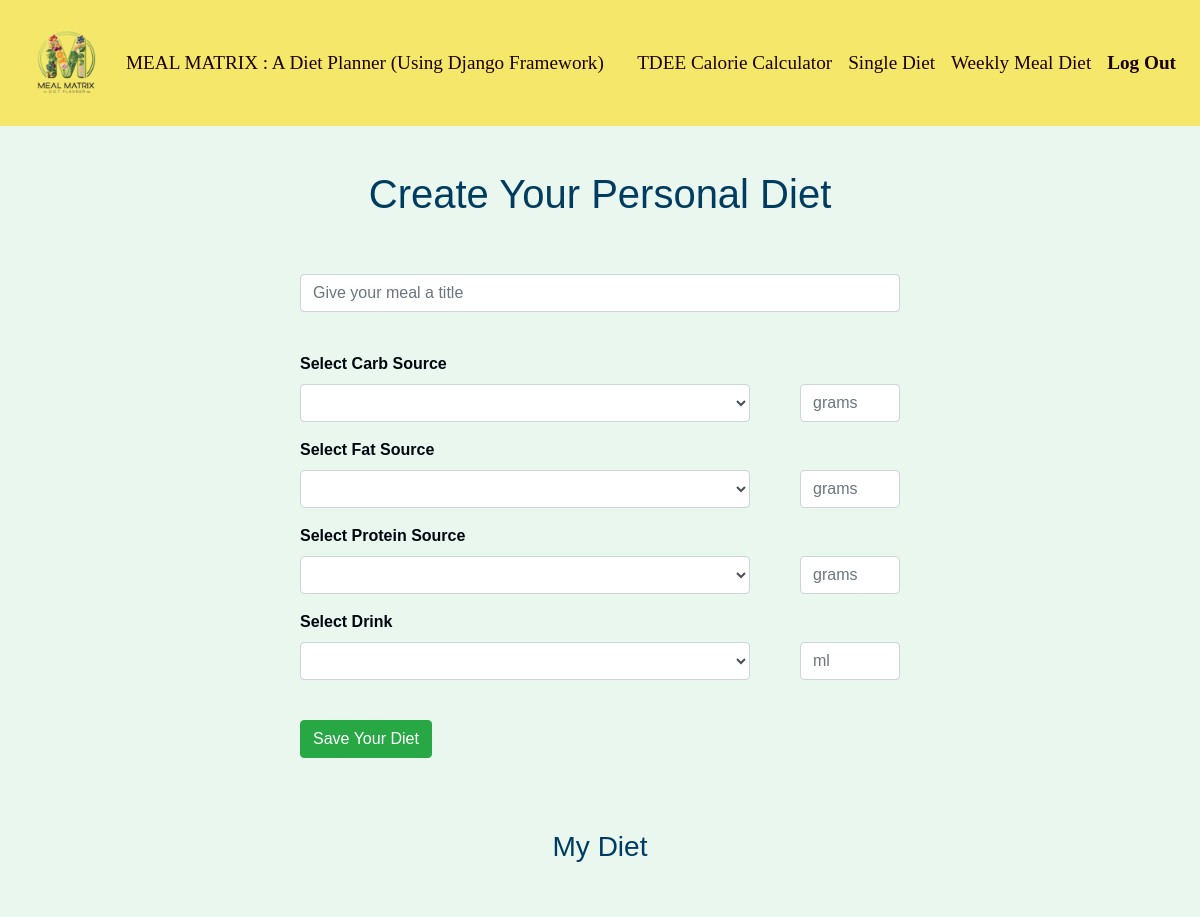
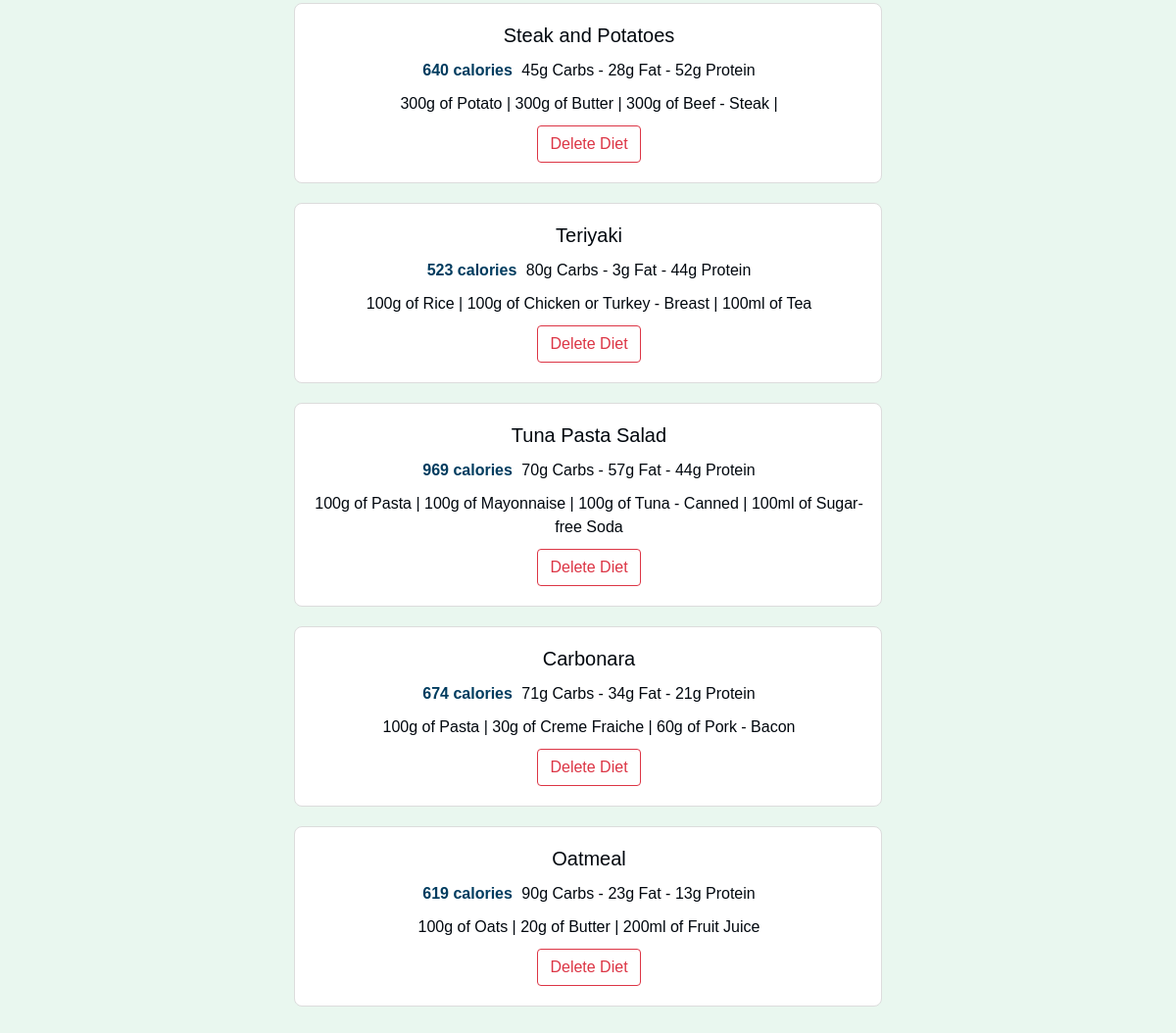
The app's page /singlemeal (signed in) with its own data (2 pictures, top to bottom).
### mealplanmaker/models.py (models this page shows)
class Meals(models.Model):
	name = models.TextField(max_length=50)
	totalfat = models.PositiveIntegerField(default=0)
	totalcarb = models.PositiveIntegerField(default=0)
	totalprotein = models.PositiveIntegerField(default=0)
	calories = models.PositiveIntegerField(default=0)
	mealcreator = models.ForeignKey(User, on_delete=models.CASCADE)
	ingredients = models.TextField(max_length=400, default="")

### mealplanmaker/views.py (the view, shortened to what this page needs)
# urls.py: path("singlemeal", views.singlemeal, name="singlemeal"),
def singlemeal(request):
    if request.method == "GET":
        if request.user.is_authenticated:
            all_meals = Meals.objects.filter(mealcreator = request.user)
            no_user = False
        else:
            all_meals = None
            no_user = True
        context = {
            "all_meals": all_meals,
            "no_user": no_user
        }
        return render(request, "mealplanmaker/singlemeal.html", context)

### mealplanmaker/templates/mealplanmaker/singlemeal.html (shortened to what this page needs)
{% extends "mealplanmaker/layout.html" %}
{% block body %}
<br>
<h1 style="color: #003C5F; size: 15pt; text-align: center;">Create Your Personal Diet</h1>
<br><br>
<div style="max-width: 600px; margin: auto;">
    {% if not user.is_authenticated %}
    <div class="alert alert-primary" role="alert" style="width: 600px;">
        <p style="font-size: large; text-align: center; margin-top: 15px;">
        Only users that are <a href="{% url 'login' %}" class="alert-link">Logged in</a> can create a Diet.<br><br>
        If you do not have an account, you can <a href="{% url 'register' %}">Create one here.</a>
        </p>
    </div>
    {% else %}
    <form id="singlemealform" method="post" action="{% url 'singlemeal' %}">
        <div class="form-group">
            <input type="text" class="form-control" name="mealtitle" id="mealtitle" placeholder="Give your meal a title">
        </div>
        <br>
        <div class="form-group">
            <label for="carbsource" style="font-weight: bold;">Select Carb Source</label><br>
            <div class="form-inline">
                <select class="form-control" name="carbsource" id="carbsource" style="width: 450px;">
                    <option value="23"></option>
                    <option value="1">Bread</option>
                </select>
                <input type="text" class="form-control" name="carbgrams" id="carbgrams" placeholder="grams" style="margin-left: 50px; width: 100px;">
            </div>
        </div>
        <div class="form-group">
            <label for="fatsource" style="font-weight: bold;">Select Fat Source</label><br>
            <div class="form-inline">
                <select class="form-control" name="fatsource" id="fatsource" style="width: 450px;">
                    <option value="16"></option>
                    <option value="1">Almonds</option>
                </select>
                <input type="text" class="form-control" name="fatgrams" id="fatgrams" placeholder="grams" style="margin-left: 50px; width: 100px;">
            </div>
        </div>
        <div class="form-group">
            <label for="proteinsource" style="font-weight: bold;">Select Protein Source</label><br>
            <div class="form-inline">
                <select class="form-control" name="proteinsource" id="proteinsource" style="width: 450px;">
                    <option value="31"></option>
                    <option value="1">Chicken or Turkey - Breast</option>
                </select>
                <input type="text" class="form-control" name="proteingrams" id="proteingrams" placeholder="grams" style="margin-left: 50px; width: 100px;">
            </div>
        </div>
        <div class="form-group">
            <label for="drinksource" style="font-weight: bold;">Select Drink</label><br>
            <div class="form-inline">
                <select class="form-control" name="drinksource" id="drinksource" style="width: 450px;">
                    <option value="14"></option>
                    <option value="1">Water</option>
                </select>
                <input type="text" class="form-control" name="drinkmililiters" id="drinkmililiters" placeholder="ml" style="margin-left: 50px; width: 100px;">
            </div>
        </div>
        <br>
        <button type="submit" class="btn btn-success">Save Your Diet</button>
    </form>
    {% endif %}
    <br><br><br>
    <h3 style="color: #003C5F; size: 15pt; text-align: center;">My Diet</h3>
    <br><br>
    {% if all_meals %}
        {% for meal in all_meals %}
        <div class="card" style="width: 600px; margin-bottom: 20px; border-radius: 8px; border-color: gainsboro; text-align: center;">
            <div class="card-body" style="width: 600px;">
                <div>
                    <h5 class="card-title">{{meal.name}}</h5>
                </div>
                <div style="display: inline;">
                    <span style="color: #003C5F; font-weight: bolder; margin-right: 5px;">{{meal.calories}} calories</span>
                    <span>{{meal.totalcarb}}g Carbs -</span>
                    <span>{{meal.totalfat}}g Fat - </span>
                    <span>{{meal.totalprotein}}g Protein</span>
                </div>
                <div style="margin-top: 10px;">
                <p class="card-text" >{{meal.ingredients}}</p>
                </div>
                <form method="post" action="{% url 'deletemeal' %}">
                    <button type="submit" class="btn btn-outline-danger" style="margin-top: 10px;">Delete Diet</button>
                </form>
            </div>
        </div>
        {% endfor %}
    {% else %}
    <div class="card" style="width:  600px; margin-bottom: 20px; border-radius: 8px; border-color: gainsboro;">
        <div class="card-body">
            <p class="card-text" style="font-size:large;">You do not have any saved Diets currently.</p>
        </div>
    </div>
    {% endif %}
</div>
<br><br><br>
{% endblock %}

### mealplanmaker/templates/mealplanmaker/layout.html (shortened to what this page needs)
{% load static %}
<!DOCTYPE html>
<html lang="en">
<head>
    <link rel="stylesheet" href="https://stackpath.bootstrapcdn.com/bootstrap/4.4.1/css/bootstrap.min.css">
    <link rel="stylesheet" href="{% static 'css/style.css' %}">
</head>
<body style="max-width: 100%; overflow-x: hidden;">
    <nav class="navbar navbar-expand-lg navbar-light">
        <a class="navbar-brand" href="{% url 'index' %}">
            <img src= "{% static 'Logo.png' %}" alt="Logo" class="logo">
            MEAL MATRIX : A Diet Planner (Using Django Framework)
        </a>
        <div class="collapse navbar-collapse" id="navbarNav">
            <ul class="navbar-nav ml-auto">
                <li class="nav-item">
                    <a class="nav-link" href="{% url 'tdee' %}">TDEE Calorie Calculator</a>
                </li>
                <li class="nav-item">
                    <a class="nav-link" href="{% url 'singlemeal' %}">Single Diet</a>
                </li>
                <li class="nav-item">
                    <a class="nav-link" href="{% url 'weekly' %}">Weekly Meal Diet</a>
                </li>
                {% if user.is_authenticated %}
                    <li class="nav-item">
                        <a class="nav-link" href="{% url 'logout' %}" style=" font-weight: bold;">Log Out</a>
                    </li>
                {% endif %}
            </ul>
        </div>
    </nav>
    <main class="body animated">
        <div class="container">
            <div style="margin: auto; max-width: 600px;">
                {% block body %}{% endblock %}
            </div>
        </div>
    </main>
</body>
</html>

### mealplanmaker/static/css/style.css (style rules this page uses)
body { background-color: #e9f7ef; color: #01070e; font-family: 'Arial', sans-serif; }
.navbar { background-color: #f5e76a; }
.navbar-brand, .nav-link { color: #1b0101 !important; font-size: larger; font-family: Georgia, 'Times New Roman', Times, serif; }
.container { margin-top: 20px; }
.animated { animation: fadeIn 1s ease-in-out; }
.logo { width: 100px; height: auto; margin-right: 10px; }
.navbar-brand { display: flex; align-items: center; }

### records on screen
Meals: name "Steak and Potatoes", calories "640", totalcarb "45", totalfat "28", totalprotein "52", ingredients "300g of Potato | 300g of Butter | 300g of Beef - Steak |"
Meals: name "Teriyaki", calories "523", totalcarb "80", totalfat "3", totalprotein "44", ingredients "100g of Rice | 100g of Chicken or Turkey - Breast | 100ml of Tea"
Meals: name "Tuna Pasta Salad", calories "969", totalcarb "70", totalfat "57", totalprotein "44", ingredients "100g of Pasta | 100g of Mayonnaise | 100g of Tuna - Canned | 100ml of Sugar-free Soda"
Meals: name "Carbonara", calories "674", totalcarb "71", totalfat "34", totalprotein "21", ingredients "100g of Pasta | 30g of Creme Fraiche | 60g of Pork - Bacon"
Meals: name "Oatmeal", calories "619", totalcarb "90", totalfat "23", totalprotein "13", ingredients "100g of Oats | 20g of Butter | 200ml of Fruit Juice"
